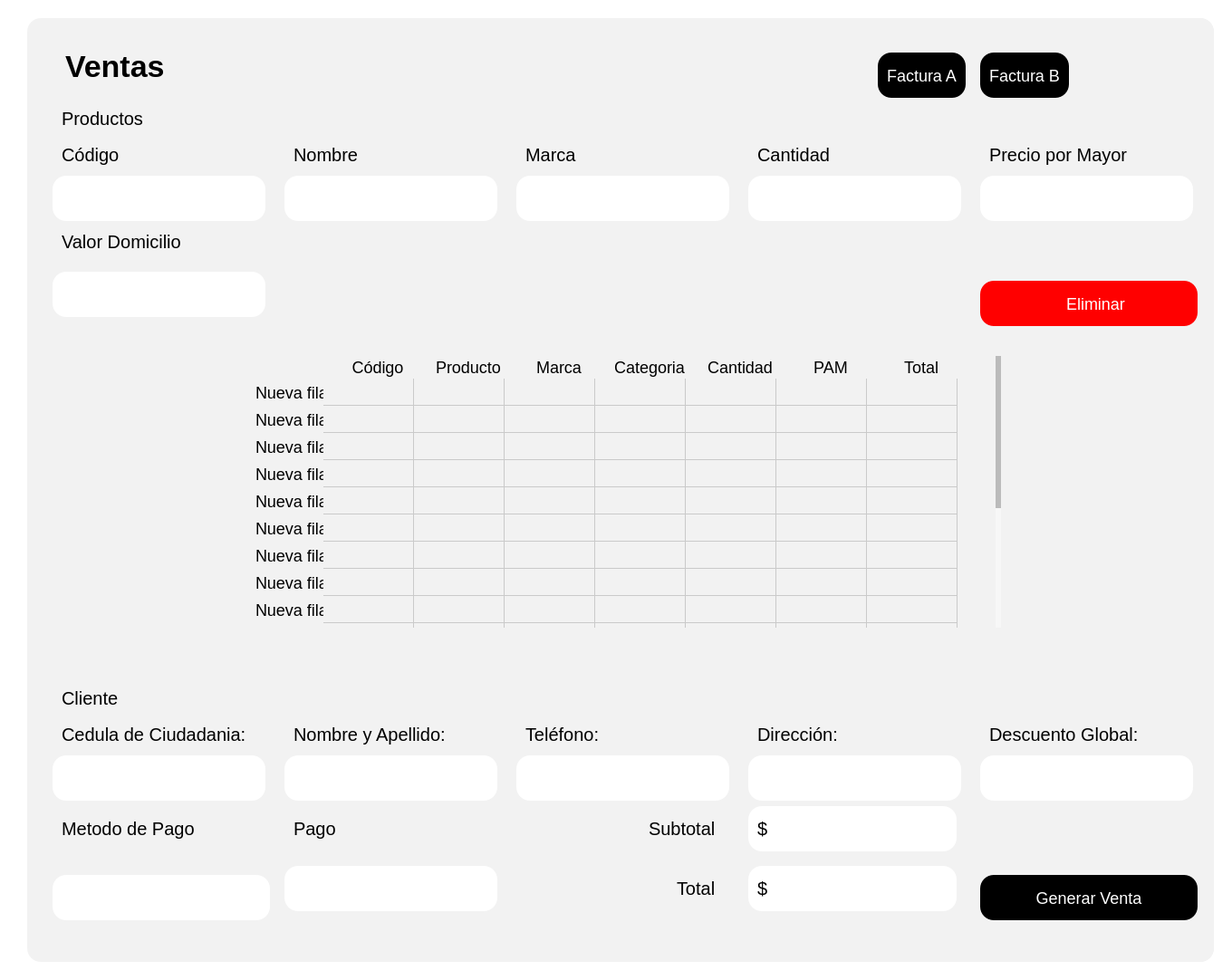
<?xml version="1.0" encoding="UTF-8"?>
<ui version="4.0">
 <class>Form</class>
 <widget class="QWidget" name="Form">
  <property name="geometry">
   <rect>
    <x>0</x>
    <y>0</y>
    <width>1358</width>
    <height>1082</height>
   </rect>
  </property>
  <property name="windowTitle">
   <string>Form</string>
  </property>
  <property name="styleSheet">
   <string notr="true">background-color: rgb(255, 255, 255);
</string>
  </property>
  <layout class="QHBoxLayout" name="horizontalLayout">
   <item>
    <widget class="QWidget" name="Contenedor" native="true">
     <property name="styleSheet">
      <string notr="true">
QPushButton {
    background-color: black; /* Fondo blanco */
    border: none; /* Sin borde ni decoración inicial */
    color:  white; /* Color del texto */
    border-radius: 15px; /* Bordes circulares */
    padding: 5px 10px; /* Espaciado interno para mejor apariencia */
	height: 40px; /* Altura del botón */
    text-align: center; /* Alinea el texto del botón a la izquierda */
    font-size: 18px; /* Tamaño de fuente */
	margin-top:20px;
}

QPushButton:hover {
    background-color: rgb(106, 106, 106); /* Gris claro al pasar el mouse */
    cursor: pointer; /* Cursor de mano al pasar sobre el botón */
}

QToolButton {
    background-color: white; /* Fondo blanco */
    border: none; /* Sin borde ni decoración inicial */
    color:  rgb(50, 50, 50); /* Color del texto */
    border-radius: 15px; /* Bordes circulares */
    padding: 5px 10px; /* Espaciado interno para mejor apariencia */
	height: 40px; /* Altura del botón */
    text-align: left; /* Alinea el texto del botón a la izquierda */
    font-size: 18px; /* Tamaño de fuente */
    cursor: pointer;
}

QToolButton:hover {
    background-color: #f2f2f2; /* Gris claro al pasar el mouse */
    cursor: pointer;
}
QLineEdit {
    background-color: rgb(255, 255, 255); /* Fondo blanco */
    border: none; /* Sin bordes visibles */
    padding: 4px; /* Espaciado interno entre el texto y los bordes */
    margin-right: 5px; /* Espaciado externo solo a la derecha */
    border-radius: 10px; /* Bordes redondeados */
    color: black; /* Texto negro */
    text-align: left; /* Texto alineado a la izquierda */
    font-size: 18px; /* Tamaño del texto */
}

/* Cuando el QLineEdit está enfocado (se está escribiendo) */
QLineEdit:focus {
    background-color: rgb(230, 230, 250); /* Color de fondo cuando el campo está activo */
    border: 1px solid rgb(0, 0, 0); /* Borde negro al estar activo */
}

QLabel {
    font-size: 20px; /* Tamaño de fuente */
    color:  black; /* Color del texto */
    margin-right: 10px; /* Espaciado a la derecha */
    padding: 5px; /* Espaciado interno */
    text-align: left; /* Alineación del texto a la izquierda */
}
QTableWidget {
    border: none;
    background-color: #ffffff; /* Fondo blanco para la tabla */
    box-shadow: 0 4px 8px rgba(0, 0, 0, 0.1); /* Sombra suave alrededor de la tabla */
}

QTableWidget::item {
    background-color: #f2f2f2; 
    border: none; 
    transition: background-color 0.3s ease; /* Suavizado de transición de color de fondo */
    pointer-events: none; /* Desactiva la interacción con las celdas (como editar) */
}

QTableWidget::item:selected {
    background-color: #aad4ff; /* Color azul claro para celdas seleccionadas */
    color: black; /* Texto negro para celdas seleccionadas */
}

QTableWidget::item:hover {
    background-color: #e6e6e6; /* Color de fondo al pasar el cursor sobre las celdas */
}

QHeaderView::section {
    border: none; 
    background-color: #f2f2f2; 
    font-weight: normal; /* No negritas */
    text-align: center; /* Centrado del texto en los encabezados */
    box-shadow: 0 2px 4px rgba(0, 0, 0, 0.1); /* Sombra suave para los encabezados */
}

QHeaderView::section:focus {
    background-color: #f2f2f2; /* Sin color de fondo cuando está en foco */
    border: none; /* Sin borde cuando está en foco */
}

QTableWidget::item:focus {
    border: none; /* Sin borde cuando las celdas tienen el foco */
    background-color: #f2f2f2; /* Mantener el fondo sin color azul */
}

QTableCornerButton::section {
    background-color: #f2f2f2; 
    border: none; 
}

QTableWidget::verticalHeader {
    background-color: #f2f2f2;
    border: none;
    font-weight: normal; /* No negritas */
}

QTableWidget::item:hover {
    background-color: #e6e6e6; /* Color de fondo al pasar el cursor sobre las celdas */
}

/* Personalización de la barra de desplazamiento */
QScrollBar:vertical {
    border: none;
    background: #f7f7f7; /* Fondo de la barra */
    width: 8px; /* Barra más delgada */
    border-radius: 4px; /* Bordes más redondeados */
}

QScrollBar::handle:vertical {
    background: #bbb; /* Fondo del control deslizante */
    min-height: 20px; /* Control deslizante más delgado */
    border-radius: 4px; /* Bordes redondeados */
    transition: background-color 0.3s ease; /* Transición suave para el cambio de color */
}

QScrollBar::handle:vertical:hover {
    background: #888; /* Color más oscuro cuando el control deslizante está siendo desplazado */
}

QScrollBar::add-line:vertical, QScrollBar::sub-line:vertical {
    border: none;
    background: #f2f2f2; /* Fondo para los botones de la barra */
    height: 0px; /* Sin altura para los botones */
}

QScrollBar:horizontal {
    border: none;
    background: #f7f7f7; /* Fondo de la barra */
    height: 8px; /* Barra más delgada */
    border-radius: 4px; /* Bordes más redondeados */
}

QScrollBar::handle:horizontal {
    background: #bbb; /* Fondo del control deslizante */
    min-width: 20px; /* Control deslizante más delgado */
    border-radius: 4px; /* Bordes redondeados */
    transition: background-color 0.3s ease; /* Transición suave para el cambio de color */
}

QScrollBar::handle:horizontal:hover {
    background: #888; /* Color más oscuro cuando el control deslizante está siendo desplazado */
}

QScrollBar::add-line:horizontal, QScrollBar::sub-line:horizontal {
    border: none;
    background: #f2f2f2; /* Fondo para los botones de la barra */
    width: 0px; /* Sin ancho para los botones */
}


</string>
     </property>
     <layout class="QHBoxLayout" name="horizontalLayout_2">
      <item>
       <widget class="QStackedWidget" name="Contenido">
        <property name="styleSheet">
         <string notr="true">margin-left:10px;
border-radius:15px;
background-color: #f2f2f2; 
</string>
        </property>
        <widget class="QWidget" name="ContenidoPage1">
         <layout class="QVBoxLayout" name="verticalLayout_2">
          <item>
           <widget class="QWidget" name="widget_3" native="true">
            <property name="styleSheet">
             <string notr="true"/>
            </property>
            <layout class="QGridLayout" name="gridLayout">
             <item row="0" column="0">
              <layout class="QGridLayout" name="gridLayout_2">
               <item row="3" column="1">
                <widget class="QLineEdit" name="InputNombre">
                 <property name="sizePolicy">
                  <sizepolicy hsizetype="Fixed" vsizetype="Fixed">
                   <horstretch>0</horstretch>
                   <verstretch>0</verstretch>
                  </sizepolicy>
                 </property>
                 <property name="minimumSize">
                  <size>
                   <width>250</width>
                   <height>50</height>
                  </size>
                 </property>
                 <property name="maximumSize">
                  <size>
                   <width>250</width>
                   <height>50</height>
                  </size>
                 </property>
                 <property name="styleSheet">
                  <string notr="true">background-color: rgb(255, 255, 255);</string>
                 </property>
                </widget>
               </item>
               <item row="2" column="0">
                <widget class="QLabel" name="label_3">
                 <property name="text">
                  <string>Código</string>
                 </property>
                </widget>
               </item>
               <item row="3" column="0">
                <widget class="QLineEdit" name="InputCodigo">
                 <property name="sizePolicy">
                  <sizepolicy hsizetype="Fixed" vsizetype="Fixed">
                   <horstretch>0</horstretch>
                   <verstretch>0</verstretch>
                  </sizepolicy>
                 </property>
                 <property name="minimumSize">
                  <size>
                   <width>250</width>
                   <height>50</height>
                  </size>
                 </property>
                 <property name="maximumSize">
                  <size>
                   <width>250</width>
                   <height>50</height>
                  </size>
                 </property>
                 <property name="styleSheet">
                  <string notr="true">background-color: rgb(255, 255, 255);</string>
                 </property>
                </widget>
               </item>
               <item row="2" column="2">
                <widget class="QLabel" name="label_6">
                 <property name="text">
                  <string>Marca</string>
                 </property>
                </widget>
               </item>
               <item row="2" column="5">
                <widget class="QLabel" name="label">
                 <property name="text">
                  <string>Precio por Mayor</string>
                 </property>
                </widget>
               </item>
               <item row="3" column="2">
                <widget class="QLineEdit" name="InputMarca">
                 <property name="sizePolicy">
                  <sizepolicy hsizetype="Fixed" vsizetype="Fixed">
                   <horstretch>0</horstretch>
                   <verstretch>0</verstretch>
                  </sizepolicy>
                 </property>
                 <property name="minimumSize">
                  <size>
                   <width>250</width>
                   <height>50</height>
                  </size>
                 </property>
                 <property name="maximumSize">
                  <size>
                   <width>250</width>
                   <height>50</height>
                  </size>
                 </property>
                 <property name="styleSheet">
                  <string notr="true">background-color: rgb(255, 255, 255);</string>
                 </property>
                </widget>
               </item>
               <item row="5" column="0">
                <widget class="QLineEdit" name="InputDomicilio">
                 <property name="sizePolicy">
                  <sizepolicy hsizetype="Fixed" vsizetype="Fixed">
                   <horstretch>0</horstretch>
                   <verstretch>0</verstretch>
                  </sizepolicy>
                 </property>
                 <property name="minimumSize">
                  <size>
                   <width>250</width>
                   <height>50</height>
                  </size>
                 </property>
                 <property name="maximumSize">
                  <size>
                   <width>250</width>
                   <height>50</height>
                  </size>
                 </property>
                 <property name="styleSheet">
                  <string notr="true">background-color: rgb(255, 255, 255);</string>
                 </property>
                </widget>
               </item>
               <item row="2" column="1">
                <widget class="QLabel" name="label_5">
                 <property name="text">
                  <string>Nombre</string>
                 </property>
                </widget>
               </item>
               <item row="3" column="3">
                <widget class="QLineEdit" name="InputCantidad">
                 <property name="sizePolicy">
                  <sizepolicy hsizetype="Fixed" vsizetype="Fixed">
                   <horstretch>0</horstretch>
                   <verstretch>0</verstretch>
                  </sizepolicy>
                 </property>
                 <property name="minimumSize">
                  <size>
                   <width>250</width>
                   <height>50</height>
                  </size>
                 </property>
                 <property name="maximumSize">
                  <size>
                   <width>250</width>
                   <height>50</height>
                  </size>
                 </property>
                 <property name="styleSheet">
                  <string notr="true">background-color: rgb(255, 255, 255);</string>
                 </property>
                </widget>
               </item>
               <item row="2" column="3">
                <widget class="QLabel" name="label_7">
                 <property name="text">
                  <string>Cantidad</string>
                 </property>
                </widget>
               </item>
               <item row="1" column="0">
                <widget class="QLabel" name="label_30">
                 <property name="text">
                  <string>Productos</string>
                 </property>
                </widget>
               </item>
               <item row="4" column="0">
                <widget class="QLabel" name="label_8">
                 <property name="text">
                  <string>Valor Domicilio</string>
                 </property>
                </widget>
               </item>
               <item row="0" column="0">
                <widget class="QLabel" name="LabelVentasA">
                 <property name="styleSheet">
                  <string notr="true">#LabelVentasA {
    font-weight: bold; /* Negrita */
    font-size: 34px; /* Tamaño de fuente */
}
</string>
                 </property>
                 <property name="text">
                  <string>Ventas</string>
                 </property>
                </widget>
               </item>
               <item row="3" column="5">
                <widget class="QLineEdit" name="InputPrecioMayor">
                 <property name="sizePolicy">
                  <sizepolicy hsizetype="Fixed" vsizetype="Fixed">
                   <horstretch>0</horstretch>
                   <verstretch>0</verstretch>
                  </sizepolicy>
                 </property>
                 <property name="minimumSize">
                  <size>
                   <width>250</width>
                   <height>50</height>
                  </size>
                 </property>
                 <property name="maximumSize">
                  <size>
                   <width>250</width>
                   <height>50</height>
                  </size>
                 </property>
                 <property name="styleSheet">
                  <string notr="true">background-color: rgb(255, 255, 255);</string>
                 </property>
                </widget>
               </item>
               <item row="0" column="3" alignment="Qt::AlignRight|Qt::AlignVCenter">
                <widget class="QPushButton" name="BtnFacturaA">
                 <property name="styleSheet">
                  <string notr="true">
QPushButton {
    background-color: black; /* Fondo blanco */
    border: none; /* Sin borde ni decoración inicial */
    color:  white; /* Color del texto */
    border-radius: 15px; /* Bordes circulares */
    padding: 5px 10px; /* Espaciado interno para mejor apariencia */
	height: 40px; /* Altura del botón */
    text-align: center; /* Alinea el texto del botón a la izquierda */
    font-size: 18px; /* Tamaño de fuente */
	margin-top:20px;
}

QPushButton:hover {
    background-color: rgb(106, 106, 106); /* Gris claro al pasar el mouse */
    cursor: pointer; /* Cursor de mano al pasar sobre el botón */
}</string>
                 </property>
                 <property name="text">
                  <string>Factura A</string>
                 </property>
                </widget>
               </item>
               <item row="0" column="5" alignment="Qt::AlignLeft|Qt::AlignVCenter">
                <widget class="QPushButton" name="BtnFacturaB">
                 <property name="styleSheet">
                  <string notr="true">
QPushButton {
    background-color: black; /* Fondo blanco */
    border: none; /* Sin borde ni decoración inicial */
    color:  white; /* Color del texto */
    border-radius: 15px; /* Bordes circulares */
    padding: 5px 10px; /* Espaciado interno para mejor apariencia */
	height: 40px; /* Altura del botón */
    text-align: center; /* Alinea el texto del botón a la izquierda */
    font-size: 18px; /* Tamaño de fuente */
	margin-top:20px;
}

QPushButton:hover {
    background-color: rgb(106, 106, 106); /* Gris claro al pasar el mouse */
    cursor: pointer; /* Cursor de mano al pasar sobre el botón */
}</string>
                 </property>
                 <property name="text">
                  <string>Factura B</string>
                 </property>
                </widget>
               </item>
               <item row="5" column="5">
                <widget class="QPushButton" name="BtnEliminar">
                 <property name="cursor">
                  <cursorShape>PointingHandCursor</cursorShape>
                 </property>
                 <property name="styleSheet">
                  <string notr="true">
QPushButton {
    background-color: red; /* Fondo blanco */
    border: none; /* Sin borde ni decoración inicial */
    color:  white; /* Color del texto */
    border-radius: 15px; /* Bordes circulares */
    padding: 5px 10px; /* Espaciado interno para mejor apariencia */
	height: 40px; /* Altura del botón */
    text-align: center; /* Alinea el texto del botón a la izquierda */
    font-size: 18px; /* Tamaño de fuente */
	margin-top:20px;
    cursor: pointer; /* Cursor de mano al pasar sobre el botón */
}

QPushButton:hover {
    background-color: rgb(106, 106, 106); /* Gris claro al pasar el mouse */
    cursor: pointer; /* Cursor de mano al pasar sobre el botón */
}</string>
                 </property>
                 <property name="text">
                  <string>   Eliminar</string>
                 </property>
                 <property name="icon">
                  <iconset>
                   <normaloff>../../assets/iconos/eliminar.png</normaloff>../../assets/iconos/eliminar.png</iconset>
                 </property>
                 <property name="iconSize">
                  <size>
                   <width>30</width>
                   <height>30</height>
                  </size>
                 </property>
                </widget>
               </item>
              </layout>
             </item>
            </layout>
           </widget>
          </item>
          <item>
           <widget class="QWidget" name="widget" native="true">
            <property name="styleSheet">
             <string notr="true"/>
            </property>
            <layout class="QVBoxLayout" name="verticalLayout_3">
             <item alignment="Qt::AlignHCenter|Qt::AlignVCenter">
              <widget class="QTableWidget" name="TablaVentaMayor">
               <property name="sizePolicy">
                <sizepolicy hsizetype="Fixed" vsizetype="Fixed">
                 <horstretch>0</horstretch>
                 <verstretch>0</verstretch>
                </sizepolicy>
               </property>
               <property name="minimumSize">
                <size>
                 <width>845</width>
                 <height>300</height>
                </size>
               </property>
               <property name="font">
                <font>
                 <family>MS Shell Dlg 2</family>
                 <pointsize>11</pointsize>
                 <weight>75</weight>
                 <bold>true</bold>
                </font>
               </property>
               <property name="styleSheet">
                <string notr="true">
QTableWidget {
    border: none;
    box-shadow: 0 4px 8px rgba(0, 0, 0, 0.1); /* Sombra suave alrededor de la tabla */
}

QTableWidget::item {
    background-color: #f2f2f2; 
    border: none; 
    font-size: 18px; /* Tamaño de letra */
    transition: background-color 0.3s ease; /* Suavizado de transición de color de fondo */
    pointer-events: none; /* Desactiva la interacción con las celdas (como editar) */
}

QTableWidget::item:selected {
    background-color: #aad4ff; /* Color azul claro para celdas seleccionadas */
    color: black; /* Texto negro para celdas seleccionadas */
}

QTableWidget::item:hover {
    background-color: #e6e6e6; /* Color de fondo al pasar el cursor sobre las celdas */
}

QHeaderView::section {
    border: none; 
    background-color: #f2f2f2; 
    font-size: 18px; /* Tamaño de letra */
    font-weight: normal; /* No negritas */
    text-align: center; /* Centrado del texto en los encabezados */
    box-shadow: 0 2px 4px rgba(0, 0, 0, 0.1); /* Sombra suave para los encabezados */
}

QHeaderView::section:focus {
    background-color: #f2f2f2; /* Sin color de fondo cuando está en foco */
    border: none; /* Sin borde cuando está en foco */
}

QTableWidget::item:focus {
    border: none; /* Sin borde cuando las celdas tienen el foco */
    background-color: #f2f2f2; /* Mantener el fondo sin color azul */
}

QTableCornerButton::section {
    background-color: #f2f2f2; 
    border: none; 
}

QTableWidget::verticalHeader {
    background-color: #f2f2f2;
    font-size: 23px;
    border: none;
    font-weight: normal; /* No negritas */
}

QTableWidget::item:hover {
    background-color: #e6e6e6; /* Color de fondo al pasar el cursor sobre las celdas */
}
/* Personalización de la barra de desplazamiento */
QScrollBar:vertical {
    border: none;
    background: #f7f7f7; /* Fondo de la barra */
    width: 8px; /* Barra más delgada */
    border-radius: 4px; /* Bordes más redondeados */
    margin: 0px 2px 0px 0px; /* Un pequeño margen para el desplazamiento */
}

QScrollBar::handle:vertical {
    background: #bbb; /* Fondo del control deslizante */
    min-height: 20px; /* Control deslizante más delgado */
    border-radius: 4px; /* Bordes redondeados */
    transition: background-color 0.3s ease; /* Transición suave para el cambio de color */
}

QScrollBar::handle:vertical:hover {
    background: #888; /* Color más oscuro cuando el control deslizante está siendo desplazado */
}

QScrollBar::add-line:vertical, QScrollBar::sub-line:vertical {
    border: none;
    background: #f2f2f2; /* Fondo para los botones de la barra */
    height: 0px; /* Sin altura para los botones */
}

QScrollBar:horizontal {
    border: none;
    background: #f7f7f7; /* Fondo de la barra */
    height: 8px; /* Barra más delgada */
    border-radius: 4px; /* Bordes más redondeados */
    margin: 0px 0px 2px 0px; /* Un pequeño margen para el desplazamiento */
}

QScrollBar::handle:horizontal {
    background: #bbb; /* Fondo del control deslizante */
    min-width: 20px; /* Control deslizante más delgado */
    border-radius: 4px; /* Bordes redondeados */
    transition: background-color 0.3s ease; /* Transición suave para el cambio de color */
}

QScrollBar::handle:horizontal:hover {
    background: #888; /* Color más oscuro cuando el control deslizante está siendo desplazado */
}
</string>
               </property>
               <row>
                <property name="text">
                 <string>Nueva fila</string>
                </property>
               </row>
               <row>
                <property name="text">
                 <string>Nueva fila</string>
                </property>
               </row>
               <row>
                <property name="text">
                 <string>Nueva fila</string>
                </property>
               </row>
               <row>
                <property name="text">
                 <string>Nueva fila</string>
                </property>
               </row>
               <row>
                <property name="text">
                 <string>Nueva fila</string>
                </property>
               </row>
               <row>
                <property name="text">
                 <string>Nueva fila</string>
                </property>
               </row>
               <row>
                <property name="text">
                 <string>Nueva fila</string>
                </property>
               </row>
               <row>
                <property name="text">
                 <string>Nueva fila</string>
                </property>
               </row>
               <row>
                <property name="text">
                 <string>Nueva fila</string>
                </property>
               </row>
               <row>
                <property name="text">
                 <string>Nueva fila</string>
                </property>
               </row>
               <row>
                <property name="text">
                 <string>Nueva fila</string>
                </property>
               </row>
               <row>
                <property name="text">
                 <string>Nueva fila</string>
                </property>
               </row>
               <row>
                <property name="text">
                 <string>Nueva fila</string>
                </property>
               </row>
               <row>
                <property name="text">
                 <string>Nueva fila</string>
                </property>
               </row>
               <row>
                <property name="text">
                 <string>New Row</string>
                </property>
               </row>
               <row>
                <property name="text">
                 <string>New Row</string>
                </property>
               </row>
               <column>
                <property name="text">
                 <string>Código</string>
                </property>
                <property name="font">
                 <font>
                  <kerning>false</kerning>
                 </font>
                </property>
                <property name="textAlignment">
                 <set>AlignCenter</set>
                </property>
               </column>
               <column>
                <property name="text">
                 <string>Producto</string>
                </property>
                <property name="textAlignment">
                 <set>AlignCenter</set>
                </property>
               </column>
               <column>
                <property name="text">
                 <string>Marca</string>
                </property>
                <property name="textAlignment">
                 <set>AlignCenter</set>
                </property>
               </column>
               <column>
                <property name="text">
                 <string>Categoria</string>
                </property>
                <property name="textAlignment">
                 <set>AlignCenter</set>
                </property>
               </column>
               <column>
                <property name="text">
                 <string>Cantidad</string>
                </property>
                <property name="textAlignment">
                 <set>AlignCenter</set>
                </property>
               </column>
               <column>
                <property name="text">
                 <string>PAM</string>
                </property>
                <property name="textAlignment">
                 <set>AlignCenter</set>
                </property>
               </column>
               <column>
                <property name="text">
                 <string>Total</string>
                </property>
                <property name="textAlignment">
                 <set>AlignCenter</set>
                </property>
               </column>
              </widget>
             </item>
            </layout>
           </widget>
          </item>
          <item alignment="Qt::AlignHCenter|Qt::AlignVCenter">
           <widget class="QWidget" name="widget_4" native="true">
            <property name="styleSheet">
             <string notr="true"/>
            </property>
            <layout class="QGridLayout" name="gridLayout_3">
             <item row="0" column="0">
              <layout class="QGridLayout" name="gridLayout_4">
               <item row="1" column="1">
                <widget class="QLabel" name="label_10">
                 <property name="text">
                  <string>Nombre y Apellido: </string>
                 </property>
                </widget>
               </item>
               <item row="2" column="3">
                <widget class="QLineEdit" name="InputDireccion">
                 <property name="sizePolicy">
                  <sizepolicy hsizetype="Fixed" vsizetype="Fixed">
                   <horstretch>0</horstretch>
                   <verstretch>0</verstretch>
                  </sizepolicy>
                 </property>
                 <property name="minimumSize">
                  <size>
                   <width>250</width>
                   <height>50</height>
                  </size>
                 </property>
                 <property name="maximumSize">
                  <size>
                   <width>250</width>
                   <height>50</height>
                  </size>
                 </property>
                 <property name="cursor">
                  <cursorShape>IBeamCursor</cursorShape>
                 </property>
                 <property name="styleSheet">
                  <string notr="true">background-color: rgb(255, 255, 255);</string>
                 </property>
                </widget>
               </item>
               <item row="3" column="3">
                <widget class="QLabel" name="LabelSubtotal">
                 <property name="sizePolicy">
                  <sizepolicy hsizetype="Fixed" vsizetype="Fixed">
                   <horstretch>0</horstretch>
                   <verstretch>0</verstretch>
                  </sizepolicy>
                 </property>
                 <property name="minimumSize">
                  <size>
                   <width>250</width>
                   <height>50</height>
                  </size>
                 </property>
                 <property name="maximumSize">
                  <size>
                   <width>250</width>
                   <height>50</height>
                  </size>
                 </property>
                 <property name="cursor">
                  <cursorShape>IBeamCursor</cursorShape>
                 </property>
                 <property name="styleSheet">
                  <string notr="true">background-color: rgb(255, 255, 255);
</string>
                 </property>
                 <property name="text">
                  <string>$</string>
                 </property>
                </widget>
               </item>
               <item row="1" column="2">
                <widget class="QLabel" name="label_9">
                 <property name="text">
                  <string>Teléfono:</string>
                 </property>
                </widget>
               </item>
               <item row="3" column="0">
                <widget class="QLabel" name="label_12">
                 <property name="text">
                  <string>Metodo de Pago</string>
                 </property>
                </widget>
               </item>
               <item row="2" column="0">
                <widget class="QLineEdit" name="InputCedula">
                 <property name="sizePolicy">
                  <sizepolicy hsizetype="Fixed" vsizetype="Fixed">
                   <horstretch>0</horstretch>
                   <verstretch>0</verstretch>
                  </sizepolicy>
                 </property>
                 <property name="minimumSize">
                  <size>
                   <width>250</width>
                   <height>50</height>
                  </size>
                 </property>
                 <property name="maximumSize">
                  <size>
                   <width>250</width>
                   <height>50</height>
                  </size>
                 </property>
                 <property name="styleSheet">
                  <string notr="true">background-color: rgb(255, 255, 255);</string>
                 </property>
                </widget>
               </item>
               <item row="2" column="2">
                <widget class="QLineEdit" name="InputTelefonoCli">
                 <property name="sizePolicy">
                  <sizepolicy hsizetype="Fixed" vsizetype="Fixed">
                   <horstretch>0</horstretch>
                   <verstretch>0</verstretch>
                  </sizepolicy>
                 </property>
                 <property name="minimumSize">
                  <size>
                   <width>250</width>
                   <height>50</height>
                  </size>
                 </property>
                 <property name="maximumSize">
                  <size>
                   <width>250</width>
                   <height>50</height>
                  </size>
                 </property>
                 <property name="styleSheet">
                  <string notr="true">background-color: rgb(255, 255, 255);</string>
                 </property>
                </widget>
               </item>
               <item row="3" column="2" alignment="Qt::AlignRight">
                <widget class="QLabel" name="label_14">
                 <property name="text">
                  <string>Subtotal</string>
                 </property>
                </widget>
               </item>
               <item row="0" column="0">
                <widget class="QLabel" name="label_31">
                 <property name="text">
                  <string>Cliente</string>
                 </property>
                </widget>
               </item>
               <item row="1" column="0">
                <widget class="QLabel" name="label_4">
                 <property name="text">
                  <string>Cedula de Ciudadania:</string>
                 </property>
                </widget>
               </item>
               <item row="1" column="3">
                <widget class="QLabel" name="label_11">
                 <property name="text">
                  <string>Dirección:</string>
                 </property>
                </widget>
               </item>
               <item row="2" column="1">
                <widget class="QLineEdit" name="InputNombreCli">
                 <property name="sizePolicy">
                  <sizepolicy hsizetype="Fixed" vsizetype="Fixed">
                   <horstretch>0</horstretch>
                   <verstretch>0</verstretch>
                  </sizepolicy>
                 </property>
                 <property name="minimumSize">
                  <size>
                   <width>250</width>
                   <height>50</height>
                  </size>
                 </property>
                 <property name="maximumSize">
                  <size>
                   <width>250</width>
                   <height>50</height>
                  </size>
                 </property>
                 <property name="styleSheet">
                  <string notr="true">background-color: rgb(255, 255, 255);</string>
                 </property>
                </widget>
               </item>
               <item row="3" column="1">
                <widget class="QLabel" name="label_13">
                 <property name="text">
                  <string>Pago</string>
                 </property>
                </widget>
               </item>
               <item row="4" column="3">
                <widget class="QLabel" name="LabelTotal">
                 <property name="sizePolicy">
                  <sizepolicy hsizetype="Fixed" vsizetype="Fixed">
                   <horstretch>0</horstretch>
                   <verstretch>0</verstretch>
                  </sizepolicy>
                 </property>
                 <property name="minimumSize">
                  <size>
                   <width>250</width>
                   <height>50</height>
                  </size>
                 </property>
                 <property name="maximumSize">
                  <size>
                   <width>250</width>
                   <height>50</height>
                  </size>
                 </property>
                 <property name="cursor">
                  <cursorShape>IBeamCursor</cursorShape>
                 </property>
                 <property name="styleSheet">
                  <string notr="true">background-color: rgb(255, 255, 255);</string>
                 </property>
                 <property name="text">
                  <string>$</string>
                 </property>
                </widget>
               </item>
               <item row="4" column="1">
                <widget class="QLineEdit" name="InputPago">
                 <property name="sizePolicy">
                  <sizepolicy hsizetype="Fixed" vsizetype="Fixed">
                   <horstretch>0</horstretch>
                   <verstretch>0</verstretch>
                  </sizepolicy>
                 </property>
                 <property name="minimumSize">
                  <size>
                   <width>250</width>
                   <height>50</height>
                  </size>
                 </property>
                 <property name="maximumSize">
                  <size>
                   <width>250</width>
                   <height>50</height>
                  </size>
                 </property>
                 <property name="styleSheet">
                  <string notr="true">background-color: rgb(255, 255, 255);</string>
                 </property>
                </widget>
               </item>
               <item row="4" column="2" alignment="Qt::AlignRight">
                <widget class="QLabel" name="label_15">
                 <property name="text">
                  <string>Total</string>
                 </property>
                </widget>
               </item>
               <item row="4" column="0">
                <widget class="QComboBox" name="MetodoPagoBox">
                 <property name="sizePolicy">
                  <sizepolicy hsizetype="Fixed" vsizetype="Fixed">
                   <horstretch>0</horstretch>
                   <verstretch>0</verstretch>
                  </sizepolicy>
                 </property>
                 <property name="minimumSize">
                  <size>
                   <width>250</width>
                   <height>50</height>
                  </size>
                 </property>
                 <property name="styleSheet">
                  <string notr="true">QComboBox {
    background-color: white; /* Fondo blanco */
    border: none; /* Sin borde */
    color: black; /* Color del texto */
    border-radius: 15px; /* Bordes redondeados */
    padding: 5px 10px; /* Espaciado interno */
    font-size: 18px; /* Tamaño de fuente */
    height: 40px; /* Altura del combo box */
    margin-top: 20px; /* Espaciado superior */
}

QComboBox::drop-down {
    background-color: transparent; /* Fondo transparente */
    border: none; /* Sin borde */
    width: 20px; /* Tamaño del botón */
    /* No se define la flecha, por lo que se elimina */
}

QComboBox:hover {
    cursor: pointer; /* Cursor de mano */
}

QComboBox QAbstractItemView {
    background-color: white; /* Fondo del menú desplegable */
    border: none; /* Sin borde */
    color: black; /* Color del texto en las opciones */
    selection-background-color: rgb(106, 106, 106); /* Fondo gris claro al seleccionar */
    selection-color: white; /* Texto blanco al seleccionar */
    border-radius: 10px; /* Bordes redondeados */
}

</string>
                 </property>
                </widget>
               </item>
               <item row="2" column="4">
                <widget class="QLineEdit" name="InputDescuentoB">
                 <property name="sizePolicy">
                  <sizepolicy hsizetype="Fixed" vsizetype="Fixed">
                   <horstretch>0</horstretch>
                   <verstretch>0</verstretch>
                  </sizepolicy>
                 </property>
                 <property name="minimumSize">
                  <size>
                   <width>250</width>
                   <height>50</height>
                  </size>
                 </property>
                 <property name="maximumSize">
                  <size>
                   <width>250</width>
                   <height>50</height>
                  </size>
                 </property>
                 <property name="styleSheet">
                  <string notr="true">background-color: rgb(255, 255, 255);</string>
                 </property>
                </widget>
               </item>
               <item row="1" column="4">
                <widget class="QLabel" name="label_2">
                 <property name="text">
                  <string>Descuento Global:</string>
                 </property>
                </widget>
               </item>
               <item row="4" column="4">
                <widget class="QPushButton" name="BtnGenerarVenta">
                 <property name="cursor">
                  <cursorShape>PointingHandCursor</cursorShape>
                 </property>
                 <property name="styleSheet">
                  <string notr="true">
QPushButton {
    background-color: black; /* Fondo blanco */
    border: none; /* Sin borde ni decoración inicial */
    color:  white; /* Color del texto */
    border-radius: 15px; /* Bordes circulares */
    padding: 5px 10px; /* Espaciado interno para mejor apariencia */
	height: 40px; /* Altura del botón */
    text-align: center; /* Alinea el texto del botón a la izquierda */
    font-size: 18px; /* Tamaño de fuente */
	margin-top:20px;
}

QPushButton:hover {
    background-color: rgb(106, 106, 106); /* Gris claro al pasar el mouse */
    cursor: pointer; /* Cursor de mano al pasar sobre el botón */
}</string>
                 </property>
                 <property name="text">
                  <string>Generar Venta</string>
                 </property>
                </widget>
               </item>
              </layout>
             </item>
            </layout>
           </widget>
          </item>
         </layout>
        </widget>
       </widget>
      </item>
     </layout>
    </widget>
   </item>
  </layout>
 </widget>
 <resources/>
 <connections/>
</ui>
